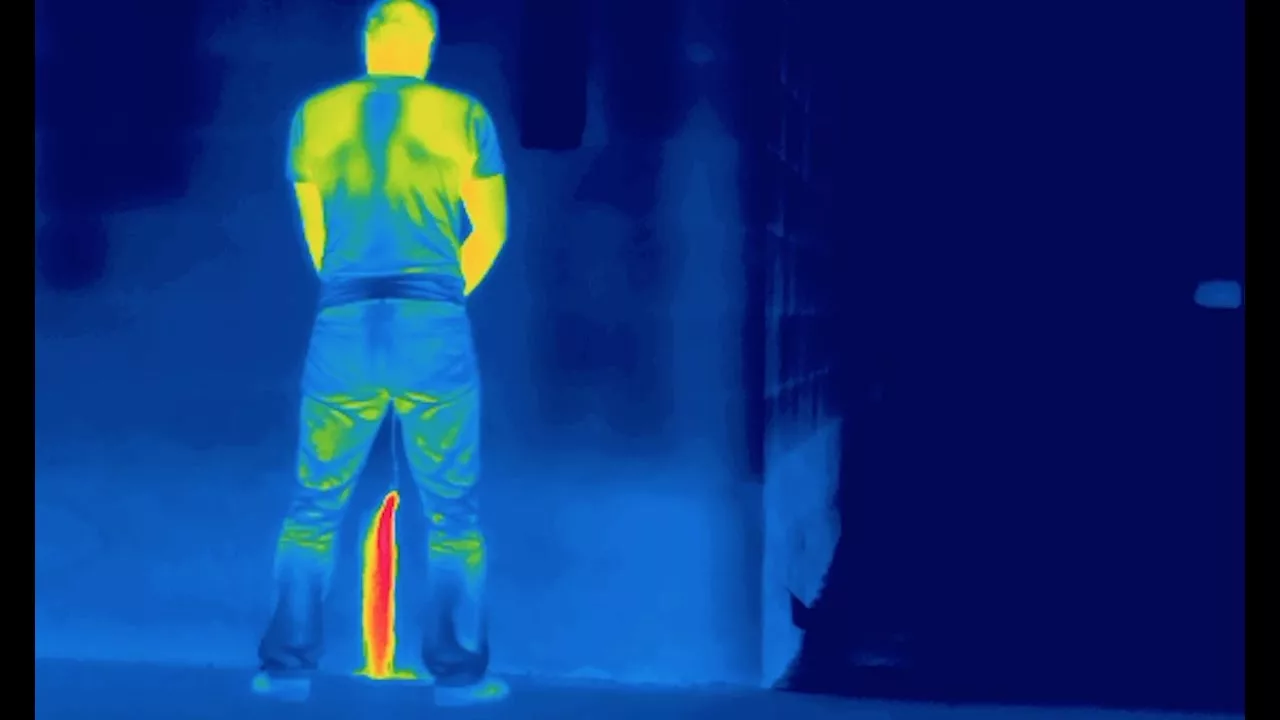
#> input picture DIP/Project/Images_DIP/i.webp, 1280 x 720 px, found by its file name
$ python Logarithmic_transformation.py
#> lines starting #> are read from the running program, lines starting #| are printed output that depends on the picture
import cv2 as cv
import numpy as np
import matplotlib.pyplot as plt

def logarithm(path_to_image, base):
#> called with base = 2
    img = cv.imread(path_to_image, cv.IMREAD_GRAYSCALE)
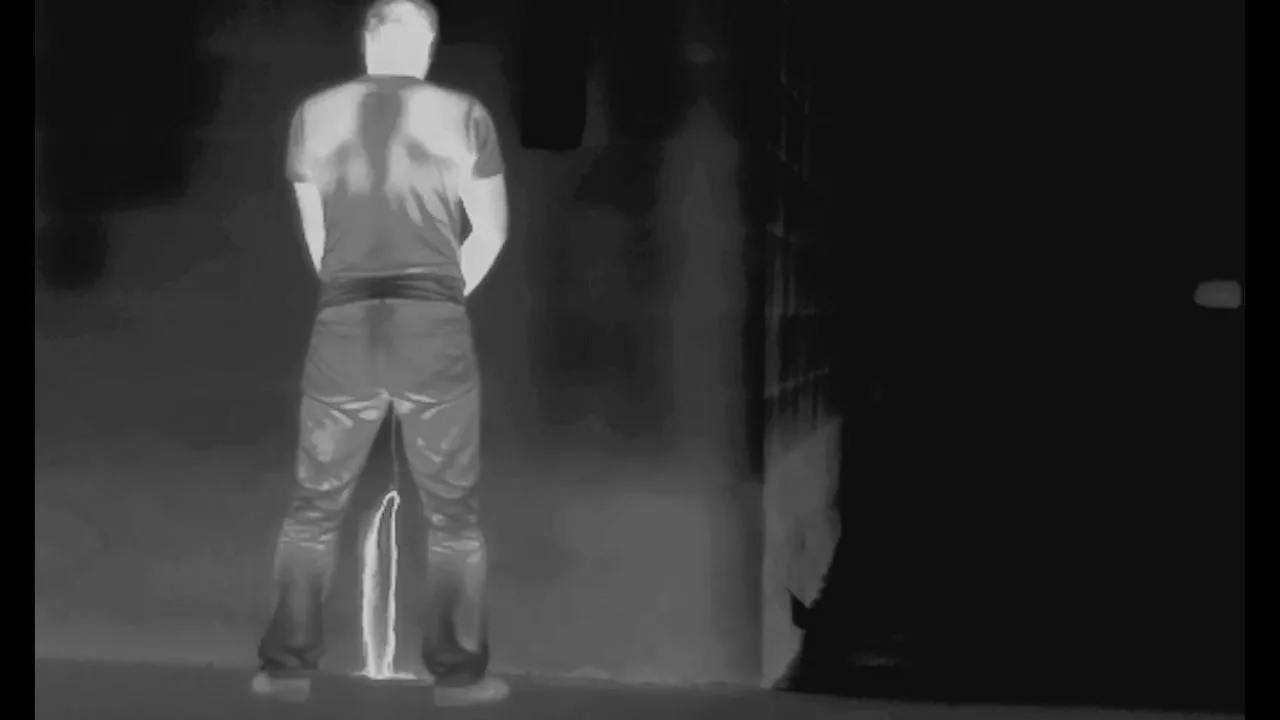
#> img: shape (720, 1280); min 0, max 212, mean 46.5

    # Преобразуем изображение в логарифмическое
    c = 255 / np.log(1 + np.max(img))  # Коэффициент нормализации
#> c = 47.56
    img_1 = c * (np.log(1 + img.astype(np.float32)) / np.log(base))
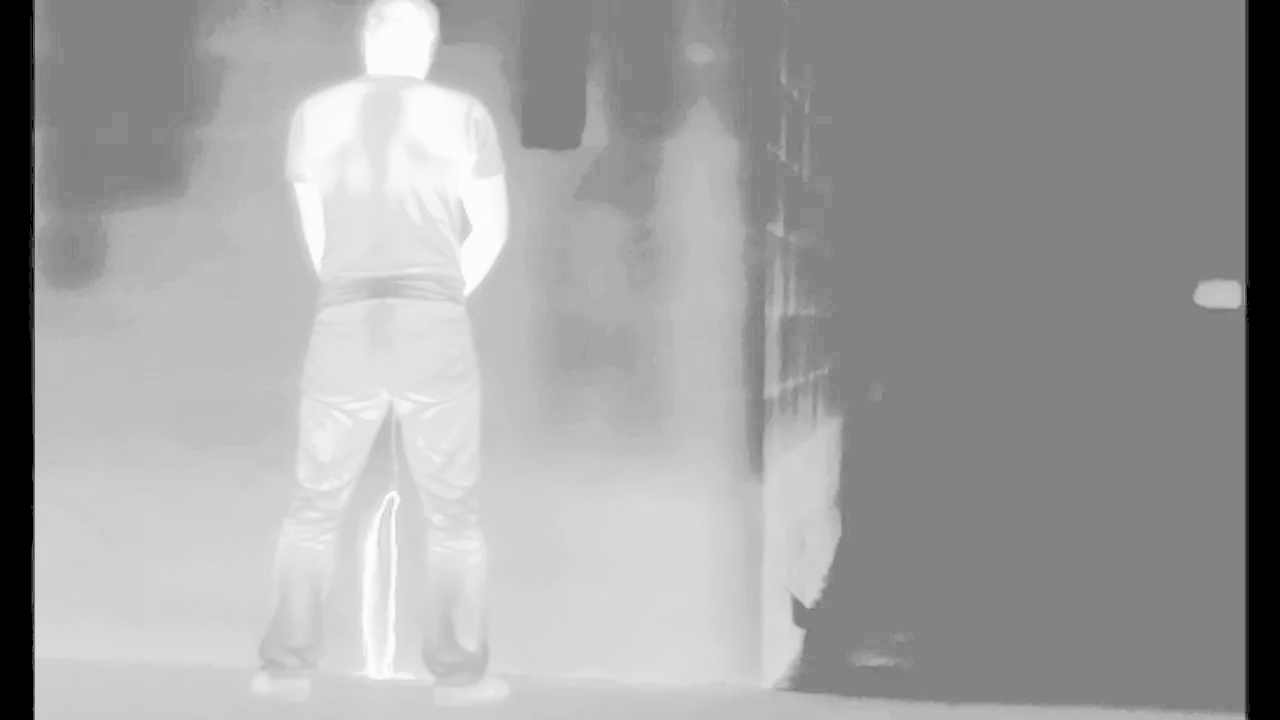
#> img_1: shape (720, 1280) float32; min 0, max 367.9, mean 233.8; drawn with min black and max white

    img_1 = np.uint8(img_1)
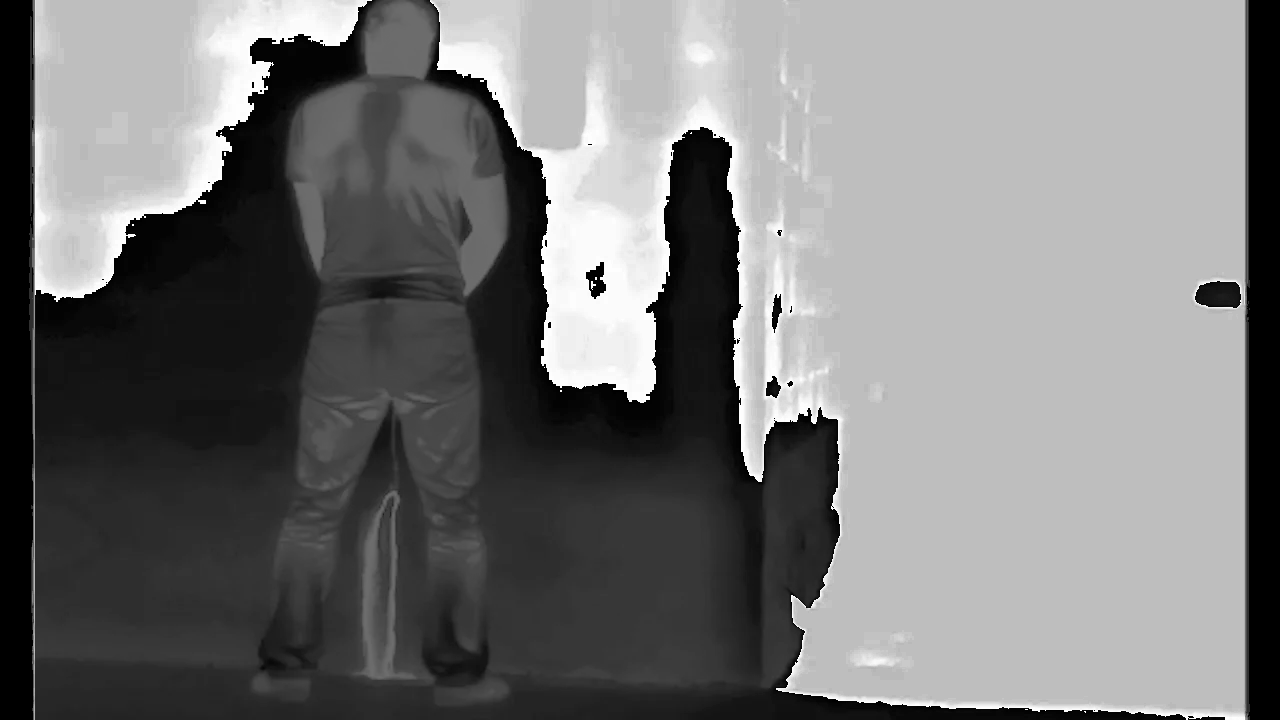
#> img_1: shape (720, 1280); min 0, max 254, mean 118.6

    show_histograms_and_images(img, img_1)

def show_histograms_and_images(orig_img, changed_img):
    fig, axes = plt.subplots(2, 2, figsize=(10, 8))  # Увеличиваем размер графиков

    axes[0, 0].imshow(orig_img, cmap='gray')
    axes[0, 0].set_title('Original Image', fontsize=14)
    axes[0, 0].axis('off')  # Убираем оси

    axes[0, 1].imshow(changed_img, cmap='gray')
    axes[0, 1].set_title('Changed Image', fontsize=14)
    axes[0, 1].axis('off')  # Убираем оси

    # Гистограмма для оригинального изображения
    # axes[1, 0].bar(range(256), [intensity / max(orig_hist) for intensity in orig_hist], color='yellow', width=1.0, edgecolor="black")
    axes[1, 0].hist(orig_img.ravel(), bins=256, range=(0, 255), color='red', alpha=0.75)
    axes[1, 0].set_title('Histogram of Original Image', fontsize=14)
    axes[1, 0].set_xlabel('Pixel Intensity', fontsize=12)
    axes[1, 0].set_ylabel('Frequency', fontsize=12)
    axes[1, 0].grid(True, linestyle='--', alpha=0.6)  # Добавляем сетку

    # Гистограмма для измененного изображения
    # axes[1, 1].bar(range(256), [intensity / max(changed_hist) for intensity in changed_hist], color='red', width=1.0, edgecolor="black")
    axes[1, 1].hist(changed_img.ravel(), bins=256, range=(0, 255), color='red', alpha=0.75)
    axes[1, 1].set_title('Histogram of Changed Image', fontsize=14)
    axes[1, 1].set_xlabel('Pixel Intensity', fontsize=12)
    axes[1, 1].set_ylabel('Frequency', fontsize=12)
    axes[1, 1].grid(True, linestyle='--', alpha=0.6)  # Добавляем сетку

    # Выравниваем графики
    plt.tight_layout()
    plt.show()
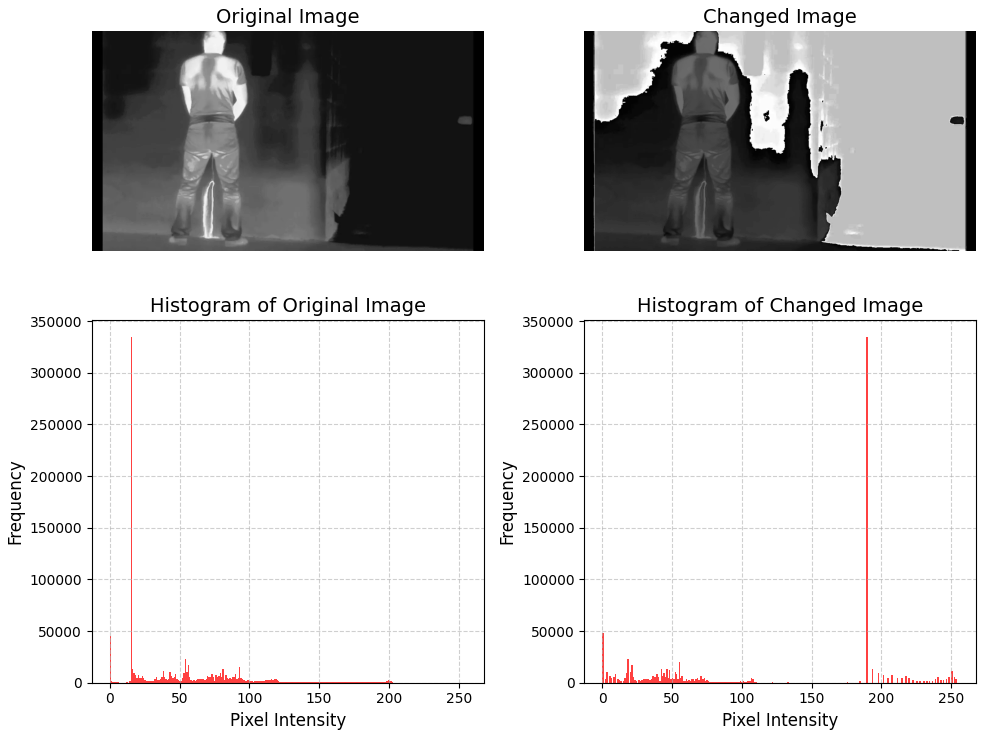
#> figure drawn by matplotlib, 4 panels; panel 3: tallest bar 334314 high, from x = 14.94 to 15.94; panel 4: tallest bar 334314 high, from x = 189.3 to 190.3

logarithm(r"D:\pythonProject\DIP\Project\Images\i.webp", 2)

$ run again, with DIP/Project/Images_DIP/mountains-8567074_640.webp copied over DIP/Project/Images_DIP/i.webp
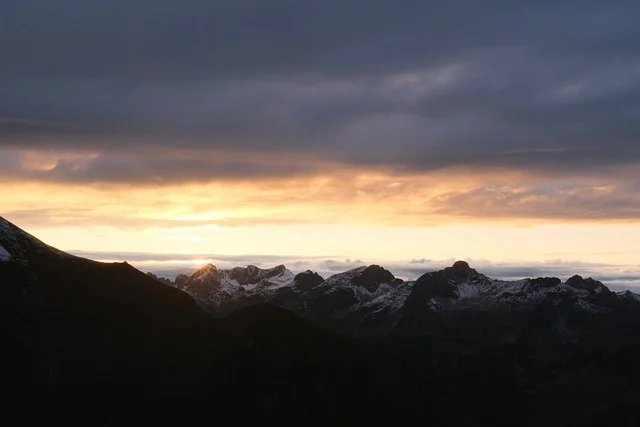
#> input picture DIP/Project/Images_DIP/mountains-8567074_640.webp, 640 x 427 px, found by its file name
#> in logarithm, `img = cv.imread(path_to_image, cv.IMREAD_GRAYSCALE)`:
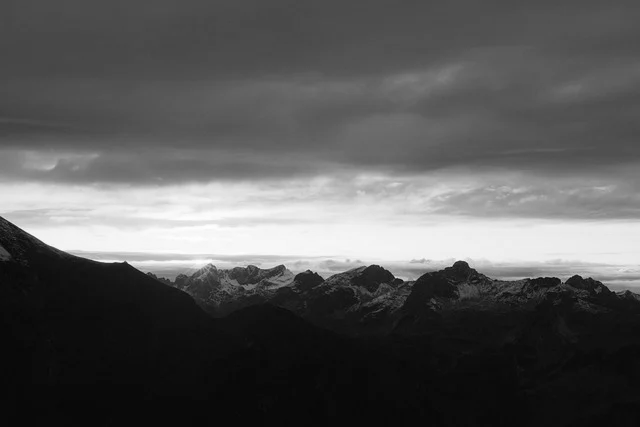
#> img: shape (427, 640); min 6, max 254, mean 88.7
#> c = 46.02
#> in show_histograms_and_images, `plt.show()`:
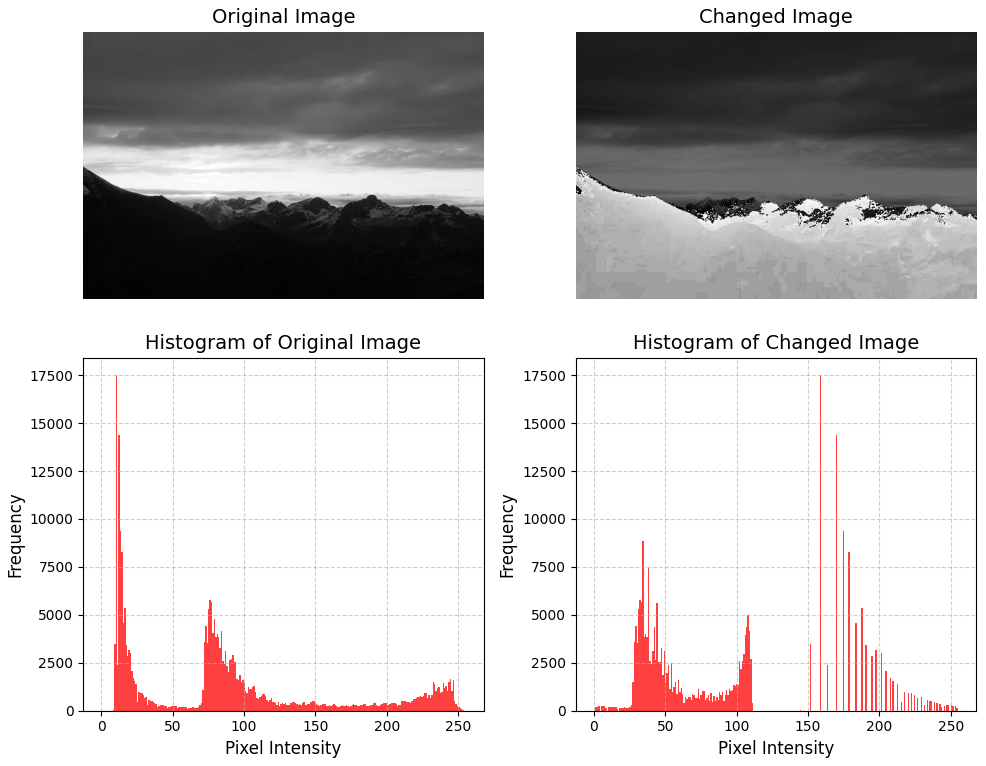
#> figure drawn by matplotlib, 4 panels; panel 3: tallest bar 17535 high, from x = 9.96 to 10.96; panel 4: tallest bar 17535 high, from x = 158.4 to 159.4
